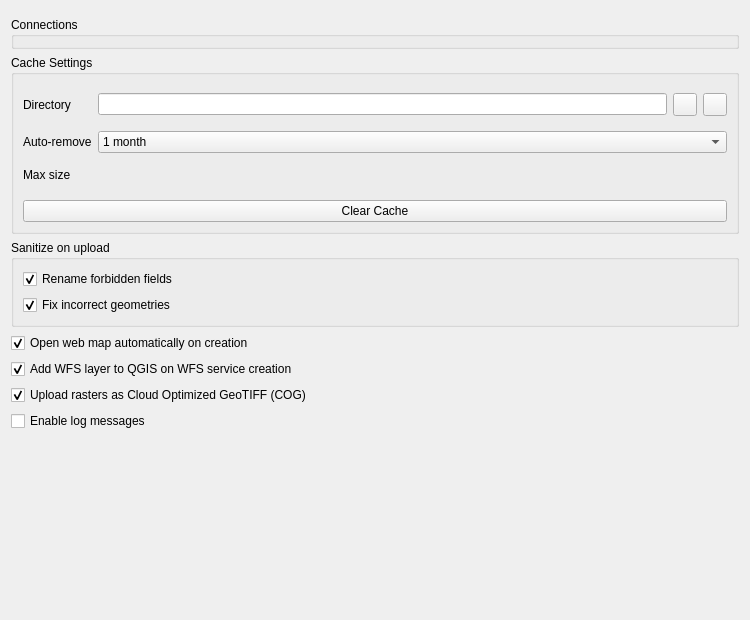
<?xml version="1.0" encoding="UTF-8"?>
<ui version="4.0">
 <class>NgConnectSettingsWidgetBase</class>
 <widget class="QWidget" name="NgConnectSettingsWidgetBase">
  <property name="geometry">
   <rect>
    <x>0</x>
    <y>0</y>
    <width>750</width>
    <height>620</height>
   </rect>
  </property>
  <property name="sizePolicy">
   <sizepolicy hsizetype="Preferred" vsizetype="Preferred">
    <horstretch>0</horstretch>
    <verstretch>0</verstretch>
   </sizepolicy>
  </property>
  <property name="minimumSize">
   <size>
    <width>0</width>
    <height>0</height>
   </size>
  </property>
  <property name="maximumSize">
   <size>
    <width>16777215</width>
    <height>16777215</height>
   </size>
  </property>
  <property name="windowTitle">
   <string>Settings</string>
  </property>
  <layout class="QVBoxLayout" name="verticalLayout">
   <item>
    <widget class="QgsMessageBar" name="messageBar" native="true"/>
   </item>
   <item>
    <widget class="QGroupBox" name="connectionsGroupBox">
     <property name="title">
      <string>Connections</string>
     </property>
     <layout class="QVBoxLayout" name="verticalLayout_2">
      <property name="leftMargin">
       <number>0</number>
      </property>
      <property name="topMargin">
       <number>0</number>
      </property>
      <property name="rightMargin">
       <number>0</number>
      </property>
     </layout>
    </widget>
   </item>
   <item>
    <widget class="QGroupBox" name="cacheGroupBox">
     <property name="title">
      <string>Cache Settings</string>
     </property>
     <layout class="QVBoxLayout" name="verticalLayout_3">
      <item>
       <layout class="QFormLayout" name="cacheLayout">
        <item row="0" column="0">
         <widget class="QLabel" name="directoryLabel">
          <property name="text">
           <string>Directory</string>
          </property>
         </widget>
        </item>
        <item row="0" column="1">
         <layout class="QHBoxLayout" name="horizontalLayout_3">
          <item>
           <widget class="QLineEdit" name="cacheDirectoryLineEdit"/>
          </item>
          <item>
           <widget class="QToolButton" name="cacheDirectoryButton">
            <property name="toolTip">
             <string>Select directory</string>
            </property>
            <property name="text">
             <string/>
            </property>
           </widget>
          </item>
          <item>
           <widget class="QToolButton" name="resetCacheDirectoryButton">
            <property name="toolTip">
             <string>Reset</string>
            </property>
            <property name="text">
             <string/>
            </property>
           </widget>
          </item>
         </layout>
        </item>
        <item row="1" column="0">
         <widget class="QLabel" name="autoRemoveLabel">
          <property name="text">
           <string>Auto-remove</string>
          </property>
         </widget>
        </item>
        <item row="1" column="1">
         <widget class="QComboBox" name="autoRemoveCacheComboBox">
          <property name="currentText">
           <string>1 month</string>
          </property>
          <property name="currentIndex">
           <number>2</number>
          </property>
          <item>
           <property name="text">
            <string>1 day</string>
           </property>
          </item>
          <item>
           <property name="text">
            <string>1 week</string>
           </property>
          </item>
          <item>
           <property name="text">
            <string>1 month</string>
           </property>
          </item>
          <item>
           <property name="text">
            <string>Never</string>
           </property>
          </item>
         </widget>
        </item>
        <item row="2" column="0">
         <widget class="QLabel" name="maxSizeLabel">
          <property name="sizePolicy">
           <sizepolicy hsizetype="Preferred" vsizetype="Expanding">
            <horstretch>0</horstretch>
            <verstretch>0</verstretch>
           </sizepolicy>
          </property>
          <property name="text">
           <string>Max size</string>
          </property>
         </widget>
        </item>
        <item row="2" column="1">
         <layout class="QVBoxLayout" name="maxSizeLayout">
          <property name="spacing">
           <number>0</number>
          </property>
         </layout>
        </item>
       </layout>
      </item>
      <item>
       <widget class="QPushButton" name="clearCacheButton">
        <property name="text">
         <string>Clear Cache</string>
        </property>
       </widget>
      </item>
     </layout>
    </widget>
   </item>
   <item>
    <widget class="QGroupBox" name="uploadGroupBox">
     <property name="minimumSize">
      <size>
       <width>0</width>
       <height>0</height>
      </size>
     </property>
     <property name="title">
      <string>Sanitize on upload</string>
     </property>
     <layout class="QGridLayout" name="gridLayout_2">
      <item row="0" column="0">
       <widget class="QCheckBox" name="renameFieldsCheckBox">
        <property name="text">
         <string>Rename forbidden fields</string>
        </property>
        <property name="checked">
         <bool>true</bool>
        </property>
       </widget>
      </item>
      <item row="1" column="0">
       <widget class="QCheckBox" name="fixGeometryCheckBox">
        <property name="text">
         <string>Fix incorrect geometries</string>
        </property>
        <property name="checked">
         <bool>true</bool>
        </property>
       </widget>
      </item>
     </layout>
    </widget>
   </item>
   <item>
    <widget class="QCheckBox" name="openWebMapAfterCreationCheckBox">
     <property name="text">
      <string>Open web map automatically on creation</string>
     </property>
     <property name="checked">
      <bool>true</bool>
     </property>
    </widget>
   </item>
   <item>
    <widget class="QCheckBox" name="addWfsLayerAfterServiceCreationCheckBox">
     <property name="text">
      <string>Add WFS layer to QGIS on WFS service creation</string>
     </property>
     <property name="checked">
      <bool>true</bool>
     </property>
    </widget>
   </item>
   <item>
    <widget class="QCheckBox" name="cogCheckBox">
     <property name="text">
      <string>Upload rasters as Cloud Optimized GeoTIFF (COG)</string>
     </property>
     <property name="checked">
      <bool>true</bool>
     </property>
    </widget>
   </item>
   <item>
    <widget class="QCheckBox" name="debugEnabledCheckBox">
     <property name="text">
      <string>Enable log messages</string>
     </property>
     <property name="checked">
      <bool>false</bool>
     </property>
    </widget>
   </item>
   <item>
    <spacer name="verticalSpacer">
     <property name="orientation">
      <enum>Qt::Vertical</enum>
     </property>
     <property name="sizeHint" stdset="0">
      <size>
       <width>20</width>
       <height>40</height>
      </size>
     </property>
    </spacer>
   </item>
  </layout>
 </widget>
 <customwidgets>
  <customwidget>
   <class>QgsMessageBar</class>
   <extends>QWidget</extends>
   <header>qgis.gui</header>
   <container>1</container>
  </customwidget>
 </customwidgets>
 <resources/>
 <connections/>
</ui>
